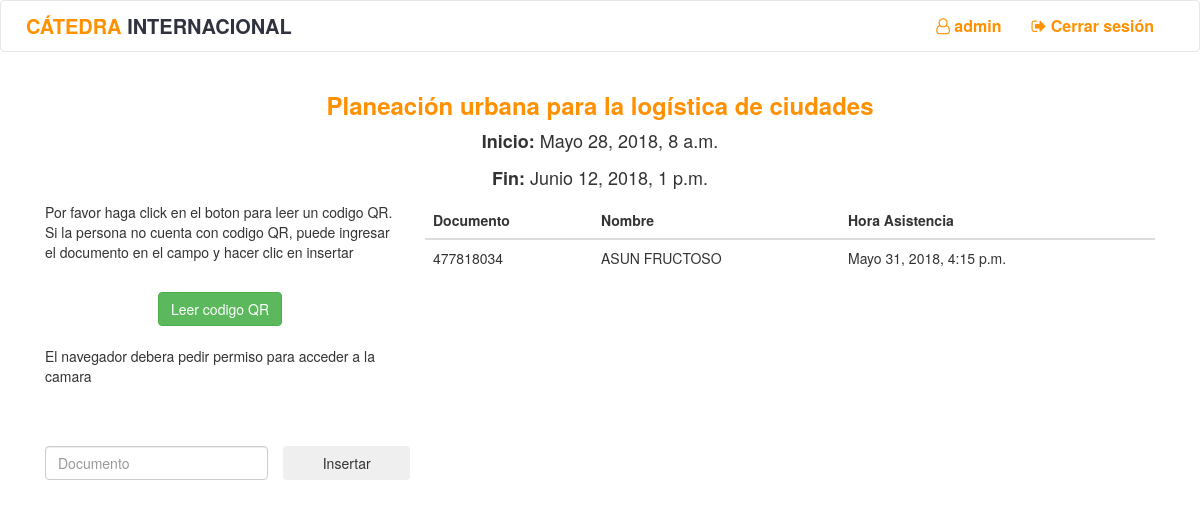
The app's page /clase/1/1/ (signed in), older data.
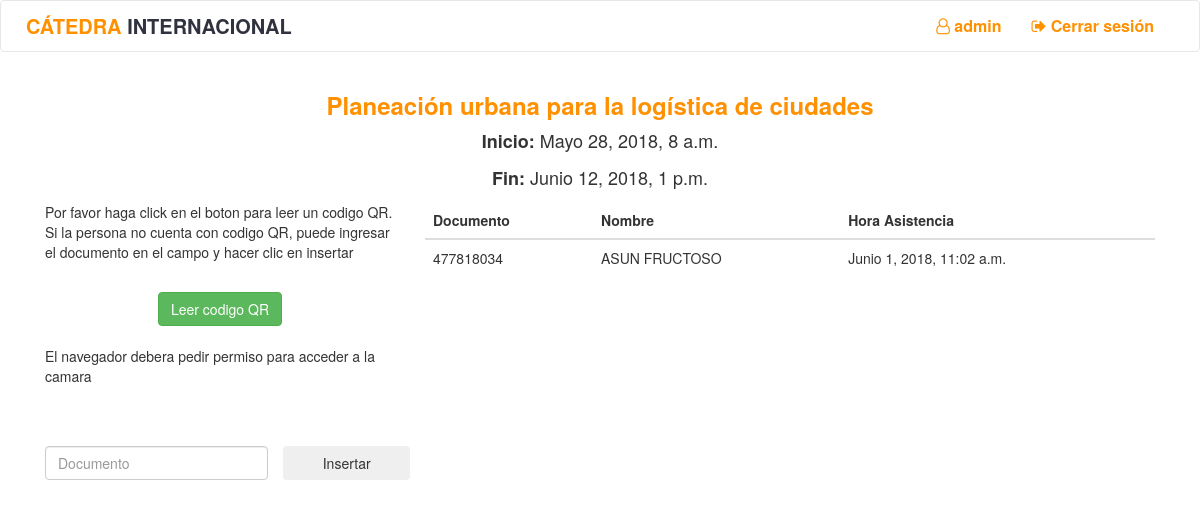
The same page, newer data.
### qr/models.py (models this page shows, shortened)
class Asistencia(models.Model):
    curso = models.ForeignKey(Curso, on_delete=models.CASCADE)
    estudiante = models.ForeignKey(Estudiante, on_delete=models.CASCADE)
    monitor = models.ForeignKey(User, on_delete=models.CASCADE)
    fecha = models.DateTimeField(default=datetime.now)

class Estudiante(models.Model):
    identificacion = models.CharField(max_length=20)
    tipo_documento = models.CharField(max_length=30, choices=DOCUMENTOS)
    nombre = models.CharField(max_length=200)
    correo = models.CharField(max_length=100)
    cursos = models.ManyToManyField(Curso)

### qr/views.py (the view)
# urls.py: url(r"^clase/(?P<id_curso>[0-9]+)/(?P<id_clase>[0-9]+)/$", views.clase, name="clase"),
def clase(request,id_curso, id_clase):
    if not request.user.is_authenticated():
        return redirect('qr:login')
    curso = get_object_or_404(Curso, pk=id_curso)
    clase = get_object_or_404(Clase, pk=id_clase)
    monitor = get_object_or_404(User, pk=request.user.id)
    asistencias = Asistencia.objects.filter(Q(fecha__gt=clase.inicio) & Q(fecha__lt=clase.fin) & Q(curso=curso))
    if not monitor in curso.monitores.all():
        return redirect('qr:home')
    currentDate = datetime.now() + timedelta(hours=5)
    formato_local = "%d de %B del %Y a las %I:%M"
    if request.user.is_authenticated():
        if request.method == "POST":
            qr_text = request.body.decode("utf-8").split("?")
            estudiante = get_object_or_404(Estudiante, identificacion=qr_text[0])
            response = {}
            print(currentDate.hour,"|",clase.fin.hour,"-",currentDate.minute,"|",clase.fin.minute)
            if len(Asistencia.objects.filter(Q(fecha__gt=clase.inicio) & Q(fecha__lt=clase.fin) & Q(curso=curso) & Q(estudiante=estudiante)))>0:
                response["status"] = -201
                response["message"] = "La persona ya tiene una asistencia creada"
                print("Asistencia rechazada: la persona tiene asistencia")
            elif currentDate.hour>=clase.fin.hour and currentDate.minute>clase.fin.minute:
                response["status"] = -201
                response["message"] = "El tiempo ha finalizado. Ya no se puede registrar"
                print("El tiempo ha finalizado. Ya no se puede registrar")
            elif curso in estudiante.cursos.all() and curso.identificador == int(qr_text[1]) and monitor in curso.monitores.all():
                asistencia = Asistencia.objects.create(curso=curso, estudiante=estudiante, monitor=monitor, fecha=datetime.now(tz=timezone.utc))
                response["status"] = 200
                response["message"] = "Asistencia tomada con exito"
                response["asistencia"] = {"nombre": asistencia.estudiante.nombre, "documento": asistencia.estudiante.identificacion}
                response["fecha"] = currentDate.strftime(formato_local)
                print("Asistencia tomada")
            else:
                response["status"] = -200
                response["message"] = "No se puede tomar la asistencia al estudiante"
                print("Error al tomar asistencia")
            return HttpResponse(JsonResponse(response))
    context = {
        "clase": clase,
        "curso": curso,
        "active": clase.inicio <= datetime.now(tz=timezone.utc) and clase.fin > datetime.now(tz=timezone.utc),
        "asistencias":asistencias
    }
    return render(request, "qr/clase.html", context)

### templates/qr/clase.html (shortened to what this page needs)
{% extends 'qr/base.html' %}
{% load staticfiles %}
{% block head %}
    <link rel='stylesheet' href="{% static "qr/css/qr.css" %}" />
    <link rel='stylesheet' href="{% static "qr/css/clase.css" %}" />
{% endblock %}
{% block body %}
    <div class="container" ng-app="Scanner" ng-controller="scan-controller">
        <div class="row center">
            <h3><b><a class="yellow" href="{% url 'qr:curso' curso.id %}">{{ curso.nombre }}</a></b></h3>
            <p class="center hora"><b>Inicio:</b> {{ clase.inicio }}</p>
            <p class="center hora"><b>Fin:</b> {{ clase.fin }}</p>
        </div>
        <div clas="row">
            {% if active %}
            <div class="col-sm-4">
                <p>Por favor haga click en el boton para leer un codigo QR. Si la persona no cuenta con codigo QR, puede ingresar el documento en el campo y hacer clic en insertar</p>
                <br>
                <div class="center">
                    <button class="btn btn-success" ng-click="start()">
                        Leer codigo QR
                    </button>
                </div>
                <br>
                <p ng-hide="cameraRequested">El navegador debera pedir permiso para acceder a la camara</p>
                <br>
                <br>
                <div class="row">
                    <div class="col-xs-8">
                        <input ng-model="identificacion" class="form-control" type="text" name="fname" placeholder="Documento">
                    </div>
                    <input  class="btn col-xs-4 " type="submit" value="Insertar" ng-click="asistenciaManual({{ curso.identificador }})">
                </div>
            </div>
            <div class="col-sm-8">
            {% else %}
            <div class="col-sm-12">
            {% endif %}
                <table class="table">
                  <thead class="thead-light">
                    <tr>
                      <th scope="col">Documento</th>
                      <th scope="col">Nombre</th>
                      <th scope="col">Hora Asistencia</th>
                    </tr>
                  </thead>
                  <tbody>
                    {%  for asistencia in asistencias %}
                        <tr>
                          <td>{{ asistencia.estudiante.identificacion }}</td>
                          <td>{{ asistencia.estudiante.nombre }}</td>
                          <td>{{ asistencia.fecha }}</td>
                        </tr>
                    {% endfor %}
                  </tbody>
                </table>
            </div>
        </div>
    </div>
{% endblock %}

Row changes from the older to the newer data that the page shows:
removed Asistencia: estudiante.identificacion "477818034", estudiante.nombre "ASUN FRUCTOSO", fecha "Mayo 31, 2018, 4:15 p.m."
added Asistencia: estudiante.identificacion "477818034", estudiante.nombre "ASUN FRUCTOSO", fecha "Junio 1, 2018, 11:02 a.m."
